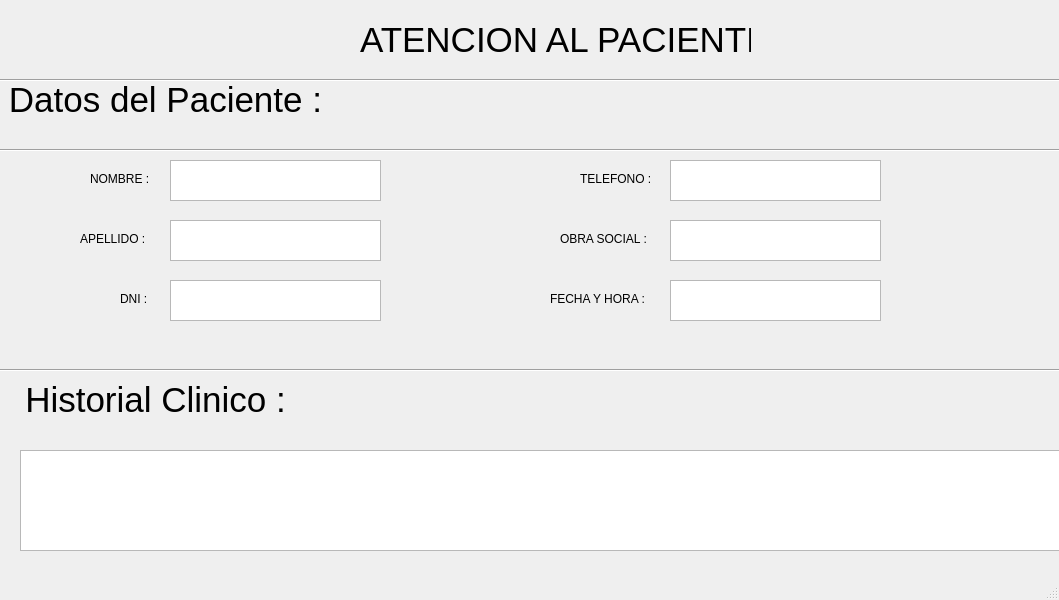
<?xml version="1.0" encoding="UTF-8"?>
<ui version="4.0">
 <class>atencionalpaciente</class>
 <widget class="QMainWindow" name="atencionalpaciente">
  <property name="geometry">
   <rect>
    <x>0</x>
    <y>0</y>
    <width>1059</width>
    <height>600</height>
   </rect>
  </property>
  <property name="windowTitle">
   <string>MainWindow</string>
  </property>
  <widget class="QWidget" name="centralwidget">
   <widget class="QLabel" name="Atencion_label">
    <property name="geometry">
     <rect>
      <x>360</x>
      <y>10</y>
      <width>391</width>
      <height>61</height>
     </rect>
    </property>
    <property name="frameShape">
     <enum>QFrame::NoFrame</enum>
    </property>
    <property name="frameShadow">
     <enum>QFrame::Raised</enum>
    </property>
    <property name="lineWidth">
     <number>0</number>
    </property>
    <property name="midLineWidth">
     <number>0</number>
    </property>
    <property name="text">
     <string>&lt;html&gt;&lt;head/&gt;&lt;body&gt;&lt;p align=&quot;center&quot;&gt;&lt;span style=&quot; font-size:26pt;&quot;&gt;ATENCION AL PACIENTE&lt;/span&gt;&lt;/p&gt;&lt;/body&gt;&lt;/html&gt;</string>
    </property>
    <property name="textFormat">
     <enum>Qt::AutoText</enum>
    </property>
    <property name="scaledContents">
     <bool>false</bool>
    </property>
    <property name="wordWrap">
     <bool>false</bool>
    </property>
    <property name="margin">
     <number>0</number>
    </property>
    <property name="buddy">
     <cstring></cstring>
    </property>
   </widget>
   <widget class="QLabel" name="label_name">
    <property name="geometry">
     <rect>
      <x>90</x>
      <y>170</y>
      <width>71</width>
      <height>17</height>
     </rect>
    </property>
    <property name="mouseTracking">
     <bool>true</bool>
    </property>
    <property name="frameShadow">
     <enum>QFrame::Raised</enum>
    </property>
    <property name="lineWidth">
     <number>0</number>
    </property>
    <property name="text">
     <string>NOMBRE :</string>
    </property>
   </widget>
   <widget class="QLabel" name="label_apellido">
    <property name="geometry">
     <rect>
      <x>80</x>
      <y>230</y>
      <width>77</width>
      <height>17</height>
     </rect>
    </property>
    <property name="frameShadow">
     <enum>QFrame::Raised</enum>
    </property>
    <property name="lineWidth">
     <number>0</number>
    </property>
    <property name="text">
     <string>APELLIDO :</string>
    </property>
   </widget>
   <widget class="QTextBrowser" name="textBrowser_name">
    <property name="geometry">
     <rect>
      <x>170</x>
      <y>160</y>
      <width>211</width>
      <height>41</height>
     </rect>
    </property>
   </widget>
   <widget class="QTextBrowser" name="textBrowser_apellido">
    <property name="geometry">
     <rect>
      <x>170</x>
      <y>220</y>
      <width>211</width>
      <height>41</height>
     </rect>
    </property>
   </widget>
   <widget class="QLabel" name="label_dni">
    <property name="geometry">
     <rect>
      <x>120</x>
      <y>290</y>
      <width>33</width>
      <height>17</height>
     </rect>
    </property>
    <property name="frameShadow">
     <enum>QFrame::Raised</enum>
    </property>
    <property name="lineWidth">
     <number>0</number>
    </property>
    <property name="text">
     <string>DNI :</string>
    </property>
   </widget>
   <widget class="QTextBrowser" name="textBrowser_dni">
    <property name="geometry">
     <rect>
      <x>170</x>
      <y>280</y>
      <width>211</width>
      <height>41</height>
     </rect>
    </property>
   </widget>
   <widget class="Line" name="line">
    <property name="geometry">
     <rect>
      <x>-40</x>
      <y>70</y>
      <width>1141</width>
      <height>20</height>
     </rect>
    </property>
    <property name="orientation">
     <enum>Qt::Horizontal</enum>
    </property>
   </widget>
   <widget class="QLabel" name="Datos_label">
    <property name="geometry">
     <rect>
      <x>-30</x>
      <y>70</y>
      <width>391</width>
      <height>61</height>
     </rect>
    </property>
    <property name="frameShape">
     <enum>QFrame::NoFrame</enum>
    </property>
    <property name="frameShadow">
     <enum>QFrame::Raised</enum>
    </property>
    <property name="lineWidth">
     <number>0</number>
    </property>
    <property name="midLineWidth">
     <number>0</number>
    </property>
    <property name="text">
     <string>&lt;html&gt;&lt;head/&gt;&lt;body&gt;&lt;p align=&quot;center&quot;&gt;&lt;span style=&quot; font-size:26pt;&quot;&gt;Datos del Paciente :&lt;/span&gt;&lt;/p&gt;&lt;/body&gt;&lt;/html&gt;</string>
    </property>
    <property name="textFormat">
     <enum>Qt::AutoText</enum>
    </property>
    <property name="scaledContents">
     <bool>false</bool>
    </property>
    <property name="wordWrap">
     <bool>false</bool>
    </property>
    <property name="margin">
     <number>0</number>
    </property>
    <property name="buddy">
     <cstring></cstring>
    </property>
   </widget>
   <widget class="Line" name="line_2">
    <property name="geometry">
     <rect>
      <x>-90</x>
      <y>140</y>
      <width>1211</width>
      <height>21</height>
     </rect>
    </property>
    <property name="orientation">
     <enum>Qt::Horizontal</enum>
    </property>
   </widget>
   <widget class="Line" name="line_3">
    <property name="geometry">
     <rect>
      <x>-70</x>
      <y>360</y>
      <width>1151</width>
      <height>20</height>
     </rect>
    </property>
    <property name="orientation">
     <enum>Qt::Horizontal</enum>
    </property>
   </widget>
   <widget class="QLabel" name="label_telefono">
    <property name="geometry">
     <rect>
      <x>580</x>
      <y>170</y>
      <width>83</width>
      <height>17</height>
     </rect>
    </property>
    <property name="mouseTracking">
     <bool>true</bool>
    </property>
    <property name="frameShadow">
     <enum>QFrame::Raised</enum>
    </property>
    <property name="lineWidth">
     <number>0</number>
    </property>
    <property name="text">
     <string>TELEFONO :</string>
    </property>
   </widget>
   <widget class="QTextBrowser" name="textBrowser_telefono">
    <property name="geometry">
     <rect>
      <x>670</x>
      <y>160</y>
      <width>211</width>
      <height>41</height>
     </rect>
    </property>
   </widget>
   <widget class="QLabel" name="label_fechahora">
    <property name="geometry">
     <rect>
      <x>550</x>
      <y>290</y>
      <width>111</width>
      <height>17</height>
     </rect>
    </property>
    <property name="text">
     <string>FECHA Y HORA :</string>
    </property>
   </widget>
   <widget class="QTextBrowser" name="textBrowser_fechahora">
    <property name="geometry">
     <rect>
      <x>670</x>
      <y>280</y>
      <width>211</width>
      <height>41</height>
     </rect>
    </property>
   </widget>
   <widget class="QTextBrowser" name="textBrowser_obrasocial">
    <property name="geometry">
     <rect>
      <x>670</x>
      <y>220</y>
      <width>211</width>
      <height>41</height>
     </rect>
    </property>
   </widget>
   <widget class="QLabel" name="label_obrasocial">
    <property name="geometry">
     <rect>
      <x>560</x>
      <y>230</y>
      <width>103</width>
      <height>17</height>
     </rect>
    </property>
    <property name="text">
     <string>OBRA SOCIAL :</string>
    </property>
   </widget>
   <widget class="QTextBrowser" name="textBrowser_historial">
    <property name="geometry">
     <rect>
      <x>20</x>
      <y>450</y>
      <width>1041</width>
      <height>101</height>
     </rect>
    </property>
   </widget>
   <widget class="QLabel" name="historial_label">
    <property name="geometry">
     <rect>
      <x>-40</x>
      <y>370</y>
      <width>391</width>
      <height>61</height>
     </rect>
    </property>
    <property name="frameShape">
     <enum>QFrame::NoFrame</enum>
    </property>
    <property name="frameShadow">
     <enum>QFrame::Raised</enum>
    </property>
    <property name="lineWidth">
     <number>0</number>
    </property>
    <property name="midLineWidth">
     <number>0</number>
    </property>
    <property name="text">
     <string>&lt;html&gt;&lt;head/&gt;&lt;body&gt;&lt;p align=&quot;center&quot;&gt;&lt;span style=&quot; font-size:26pt;&quot;&gt;Historial Clinico :&lt;/span&gt;&lt;/p&gt;&lt;/body&gt;&lt;/html&gt;</string>
    </property>
    <property name="textFormat">
     <enum>Qt::AutoText</enum>
    </property>
    <property name="scaledContents">
     <bool>false</bool>
    </property>
    <property name="wordWrap">
     <bool>false</bool>
    </property>
    <property name="margin">
     <number>0</number>
    </property>
    <property name="buddy">
     <cstring></cstring>
    </property>
   </widget>
  </widget>
  <widget class="QMenuBar" name="menubar">
   <property name="geometry">
    <rect>
     <x>0</x>
     <y>0</y>
     <width>1059</width>
     <height>22</height>
    </rect>
   </property>
  </widget>
  <widget class="QStatusBar" name="statusbar"/>
 </widget>
 <resources/>
 <connections/>
</ui>
